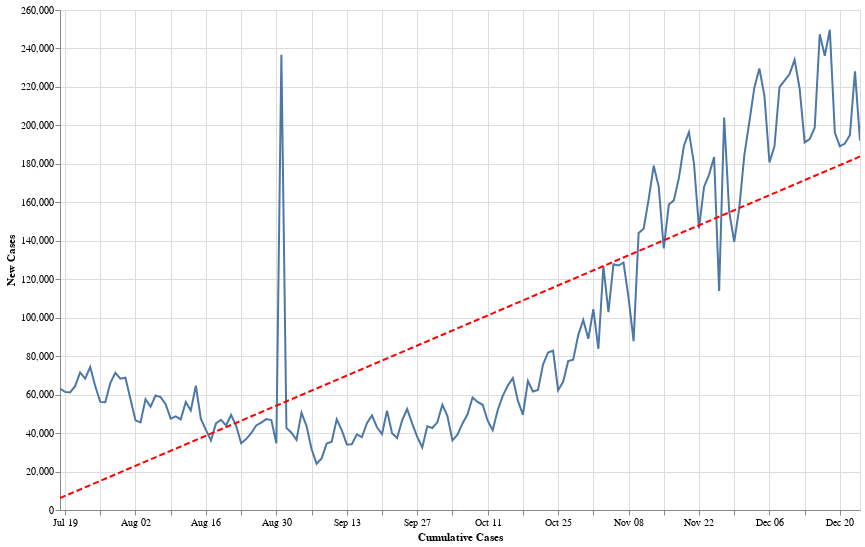

Notebook code for this chart:
### Code cell
data = country_level
state = alt.Chart(data[data['Country'] == 'US'].sort_values('Date').tail(160)).mark_line().encode(
    alt.X('Date:T', axis=alt.Axis(title='Cumulative Cases')),
    alt.Y('Confirmed_New:Q', axis=alt.Axis(title='New Cases'))
)
reg = state.transform_regression("Date", "Confirmed_New", method="linear").mark_line(color='red', strokeDash=[6,3])
(state+reg).properties(width=800, height=500).interactive()

### Figure 1 — Vega-Lite specification as saved in the notebook (floating-point values rounded to 4 significant figures; data arrays with more than 128 entries replaced by an {"elided": "..."} marker saying what was removed)
{"config": {"view": {"continuousWidth": 400, "continuousHeight": 300}}, "layer": [{"mark": "line", "encoding": {"x": {"type": "temporal", "axis": {"title": "Cumulative Cases"}, "field": "Date"}, "y": {"type": "quantitative", "axis": {"title": "New Cases"}, "field": "Confirmed_New"}}, "selection": {"selector002": {"type": "interval", "bind": "scales", "encodings": ["x", "y"]}}}, {"mark": {"type": "line", "color": "red", "strokeDash": [6, 3]}, "encoding": {"x": {"type": "temporal", "axis": {"title": "Cumulative Cases"}, "field": "Date"}, "y": {"type": "quantitative", "axis": {"title": "New Cases"}, "field": "Confirmed_New"}}, "transform": [{"on": "Date", "regression": "Confirmed_New", "method": "linear"}]}], "data": {"name": "data-2c873d589d72b83f5857cf0e3691de87"}, "height": 500, "width": 800, "$schema": "https://vega.github.io/schema/vega-lite/v4.8.1.json", "datasets": {"data-2c873d589d72b83f5857cf0e3691de87": {"elided": "160 records"}}}
